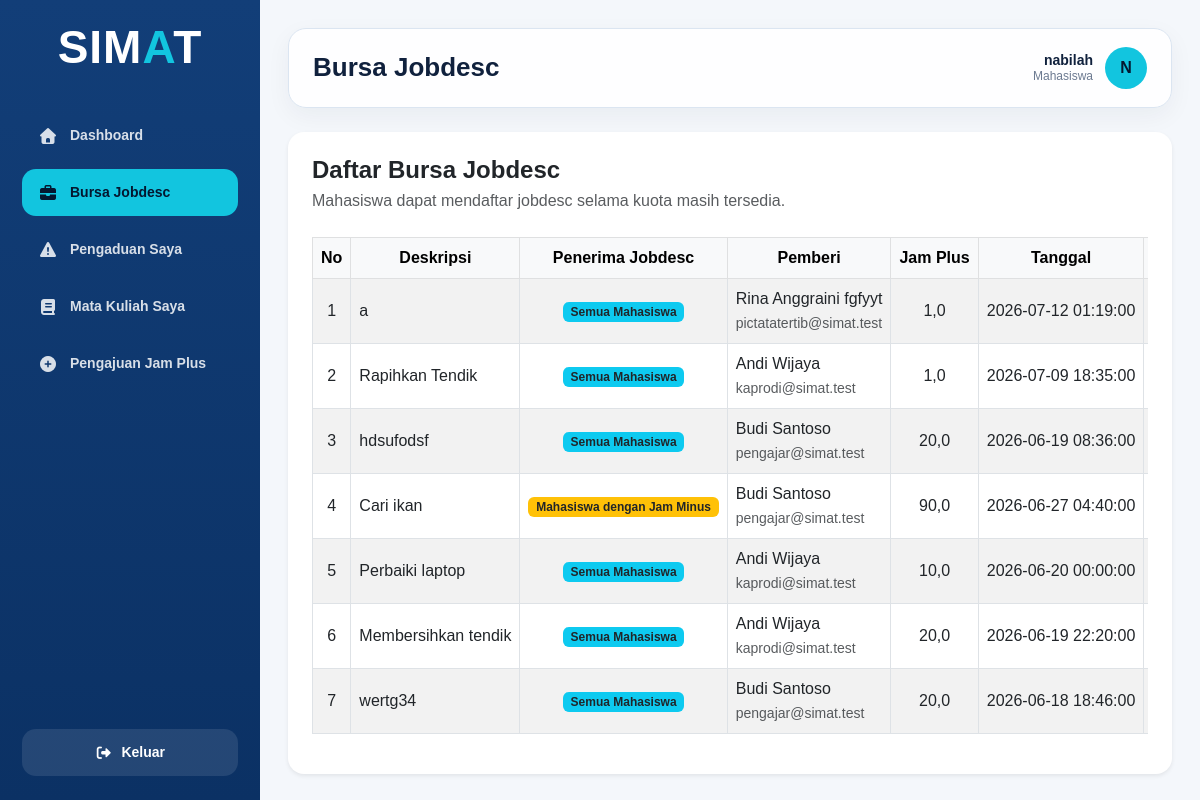
The app's page /transaksi/bursa_jobdesc/index.php (signed in) with its own data.
### tables this page shows
CREATE TABLE `detail_pengguna_pada_bursa_jobdesc` (
  `id_detail_pengguna_pada_bursa_jobdesc` int NOT NULL,
  `id_bursa_jobdesc` int NOT NULL,
  `id_pengguna` int NOT NULL,
  `peran_pengguna` enum('Pemberi','Penerima') NOT NULL
);

CREATE TABLE `bursa_jobdesc` (
  `id_bursa_jobdesc` int NOT NULL,
  `deskripsi_jobdesc` text NOT NULL,
  `penerima_jobdesc` enum('Semua Mahasiswa','Mahasiswa dengan Jam Minus') NOT NULL DEFAULT 'Semua Mahasiswa',
  `jam_plus` decimal(6,1) NOT NULL,
  `tanggal_pemberian_jobdesc` datetime NOT NULL,
  `jumlah_mahasiswa_diperlukan` int NOT NULL,
  `jumlah_mahasiswa_mengambil` int NOT NULL DEFAULT '0',
  `bukti_selesai_url` varchar(2048) DEFAULT NULL,
  `status_jobdesc` enum('Dibuka','Dikerjakan','Selesai') DEFAULT 'Dibuka'
);

CREATE TABLE `pengguna` (
  `id_pengguna` int NOT NULL,
  `id_mahasiswa` int DEFAULT NULL,
  `id_pengajar` int DEFAULT NULL,
  `username` varchar(50) NOT NULL,
  `password` varchar(255) NOT NULL,
  `role` enum('Mahasiswa','Pengajar','PIC Tata Tertib','PIC Aset Fasilitas','PIC Kemahasiswaan','Kepala Prodi') NOT NULL,
  `status_akun` enum('Aktif','Tidak Aktif') DEFAULT 'Aktif'
);

### config/function.php (called while the page is built, shortened)
<?php
function aman($data)
{
    return htmlspecialchars($data ?? '', ENT_QUOTES, 'UTF-8');
}
function format_jam($nilai)
{
    return number_format((float) $nilai, 1, ',', '.');
}
?>

### transaksi/bursa_jobdesc/index.php (the view, shortened to what this page needs)
<?php
require_once "../../config/koneksi.php";
require_once "../../config/function.php";
$role = $_SESSION['role'] ?? '';
$data_bursa_jobdesc = [];
$query = mysqli_query($koneksi, "CALL usp_select_bursa_jobdesc()");
if ($query) {
    while ($row = mysqli_fetch_assoc($query)) {
        $data_bursa_jobdesc[] = $row;
    }
    mysqli_next_result($koneksi);
}
if ($role == "Mahasiswa") {
    foreach ($data_bursa_jobdesc as $index => $jobdesc) {
        $stmt_cek = mysqli_prepare($koneksi, "
            SELECT peran_pengguna
            FROM detail_pengguna_pada_bursa_jobdesc
            WHERE id_bursa_jobdesc = ?
            AND id_pengguna = ?
            LIMIT 1
        ");
        mysqli_stmt_bind_param(
            $stmt_cek,
            "ii",
            $jobdesc['id_bursa_jobdesc'],
            $_SESSION['id_pengguna']
        );
        mysqli_stmt_execute($stmt_cek);
        $result_cek = mysqli_stmt_get_result($stmt_cek);
        $cek = mysqli_fetch_assoc($result_cek);
        $data_bursa_jobdesc[$index]['peran_saya'] = $cek['peran_pengguna'] ?? '';
        $data_bursa_jobdesc[$index]['sudah_daftar'] = !empty($cek);
    }
}
require_once "../../includes/dashboard_header.php";
require_once "../../includes/sidebar.php";
?>
<main class="main-content">
    <div class="topbar">
        <h1 class="page-title">Bursa Jobdesc</h1>
        <div class="user-info">
            <div class="user-detail">
                <div class="user-name"><?= aman($_SESSION['username']); ?></div>
                <div class="user-role"><?= aman($_SESSION['role']); ?></div>
            </div>
            <div class="user-avatar">
                <?= strtoupper(substr($_SESSION['username'], 0, 1)); ?>
            </div>
        </div>
    </div>
    <div class="content-wrapper">
        <div class="card border-0 shadow-sm rounded-4">
            <div class="card-body p-4">
                <div class="d-flex flex-column flex-md-row justify-content-between align-items-md-center mb-4 gap-3">
                    <div>
                        <h4 class="fw-bold mb-1">Daftar Bursa Jobdesc</h4>
                        <p class="text-muted mb-0">
                            Mahasiswa dapat mendaftar jobdesc selama kuota masih tersedia.
                        </p>
                    </div>
                </div>
                <div class="table-responsive">
                    <table id="myTable" class="table table-hover table-bordered table-striped align-middle text-nowrap" border="1">
                        <thead class="table-light">
                            <tr>
                                <th style="width: 60px;" class="text-center">No</th>
                                <th class="text-center">Deskripsi</th>
                                <th class="text-center">Penerima Jobdesc</th>
                                <th class="text-center">Pemberi</th>
                                <th class="text-center">Jam Plus</th>
                                <th class="text-center">Tanggal</th>
                                <th class="text-center">Terisi/Kuota</th>
                            </tr>
                        </thead>
                        <tbody>
                            <?php if (count($data_bursa_jobdesc) > 0) { ?>
                                <?php $no = 1; ?>
                                <?php foreach ($data_bursa_jobdesc as $jobdesc) { ?>
                                    <tr>
                                        <td class="text-center"><?= $no++; ?></td>
                                        <td><?= aman($jobdesc['deskripsi_jobdesc']); ?></td>
                                        <td class="text-center">
                                            <?php if ($jobdesc['penerima_jobdesc'] == "Semua Mahasiswa") { ?>
                                                <span class="badge bg-info text-dark">Semua Mahasiswa</span>
                                            <?php } elseif ($jobdesc['penerima_jobdesc'] == "Mahasiswa dengan Jam Minus") { ?>
                                                <span class="badge bg-warning text-dark">Mahasiswa dengan Jam Minus</span>
                                            <?php } else { ?>
                                                <span class="badge bg-secondary">
                                                    <?= aman($jobdesc['penerima_jobdesc']); ?>
                                                </span>
                                            <?php } ?>
                                        </td>
                                        <td>
                                            <?= aman($jobdesc['nama_pemberi'] ?? '-'); ?><br>
                                            <small class="text-muted">
                                                <?= aman($jobdesc['username_pemberi'] ?? '-'); ?>
                                            </small>
                                        </td>
                                        <td class="text-center"><?= format_jam($jobdesc['jam_plus']); ?></td>
                                        <td><?= aman($jobdesc['tanggal_pemberian_jobdesc']); ?></td>
                                        <td class="text-center">
                                        </td>
                                    </tr>
                                <?php } ?>
                            <?php } ?>
                        </tbody>
                    </table>
                </div>
            </div>
        </div>
    </div>
</main>
<?php require_once "../../includes/dashboard_footer.php"; ?>

### assets/css/dashboard.css (style rules this page uses)
:root { --primary: #123e78; --primary-dark: #0b3164; --accent: #12c5df; --bg: #f4f7fb; --text: #10213d; --muted: #6c7a91; --white: #ffffff; --border: #dbe5f1; }
* { box-sizing: border-box; }
html, body { width: 100%; min-height: 100%; margin: 0; font-family: Arial, sans-serif; background: var(--bg); color: var(--text); overflow-x: hidden; scrollbar-width: none; -ms-overflow-style: none; }
.main-content { min-width: 0; margin-left: 260px; min-height: 100vh; padding: 28px; overflow-x: hidden; }
.topbar { min-height: 76px; background: rgba(255, 255, 255, 0.9); border: 1px solid var(--border); border-radius: 18px; padding: 18px 24px; display: flex; align-items: center; justify-content: space-between; gap: 18px; box-shadow: 0 8px 25px rgba(16, 33, 61, 0.05); }
.page-title { margin: 0; font-size: 26px; font-weight: 800; }
.user-info { display: flex; align-items: center; gap: 12px; min-width: max-content; }
.user-detail { line-height: 1.2; text-align: right; }
.user-name { font-size: 14px; font-weight: 700; }
.user-role { font-size: 12px; color: var(--muted); }
.user-avatar { width: 42px; height: 42px; border-radius: 50%; background: var(--accent); color: #04172f; display: flex; align-items: center; justify-content: center; font-weight: 800; }
.content-wrapper { margin-top: 24px; }

### records on screen
detail_pengguna_pada_bursa_jobdesc: id_bursa_jobdesc.deskripsi_jobdesc "a", shows "Semua Mahasiswa", nama_pemberi "Rina Anggraini fgfyyt", id_pengguna.username "pictatatertib@simat.test", id_bursa_jobdesc.jam_plus "1,0", id_bursa_jobdesc.tanggal_pemberian_jobdesc "2026-07-12 01:19:00"
detail_pengguna_pada_bursa_jobdesc: id_bursa_jobdesc.deskripsi_jobdesc "Rapihkan Tendik", shows "Semua Mahasiswa", nama_pemberi "Andi Wijaya", id_pengguna.username "kaprodi@simat.test", id_bursa_jobdesc.jam_plus "1,0", id_bursa_jobdesc.tanggal_pemberian_jobdesc "2026-07-09 18:35:00"
detail_pengguna_pada_bursa_jobdesc: id_bursa_jobdesc.deskripsi_jobdesc "hdsufodsf", shows "Semua Mahasiswa", nama_pemberi "Budi Santoso", id_pengguna.username "pengajar@simat.test", id_bursa_jobdesc.jam_plus "20,0", id_bursa_jobdesc.tanggal_pemberian_jobdesc "2026-06-19 08:36:00"
detail_pengguna_pada_bursa_jobdesc: id_bursa_jobdesc.deskripsi_jobdesc "Cari ikan", shows "Mahasiswa dengan Jam Minus", nama_pemberi "Budi Santoso", id_pengguna.username "pengajar@simat.test", id_bursa_jobdesc.jam_plus "90,0", id_bursa_jobdesc.tanggal_pemberian_jobdesc "2026-06-27 04:40:00"
detail_pengguna_pada_bursa_jobdesc: id_bursa_jobdesc.deskripsi_jobdesc "Perbaiki laptop", shows "Semua Mahasiswa", nama_pemberi "Andi Wijaya", id_pengguna.username "kaprodi@simat.test", id_bursa_jobdesc.jam_plus "10,0", id_bursa_jobdesc.tanggal_pemberian_jobdesc "2026-06-20 00:00:00"
detail_pengguna_pada_bursa_jobdesc: id_bursa_jobdesc.deskripsi_jobdesc "Membersihkan tendik", shows "Semua Mahasiswa", nama_pemberi "Andi Wijaya", id_pengguna.username "kaprodi@simat.test", id_bursa_jobdesc.jam_plus "20,0", id_bursa_jobdesc.tanggal_pemberian_jobdesc "2026-06-19 22:20:00"
detail_pengguna_pada_bursa_jobdesc: id_bursa_jobdesc.deskripsi_jobdesc "wertg34", shows "Semua Mahasiswa", nama_pemberi "Budi Santoso", id_pengguna.username "pengajar@simat.test", id_bursa_jobdesc.jam_plus "20,0", id_bursa_jobdesc.tanggal_pemberian_jobdesc "2026-06-18 18:46:00"

### other values on screen
aman($_SESSION['username']) "nabilah"
aman($_SESSION['role']) "Mahasiswa"
substr($_SESSION['username'], 0, 1) "N"
